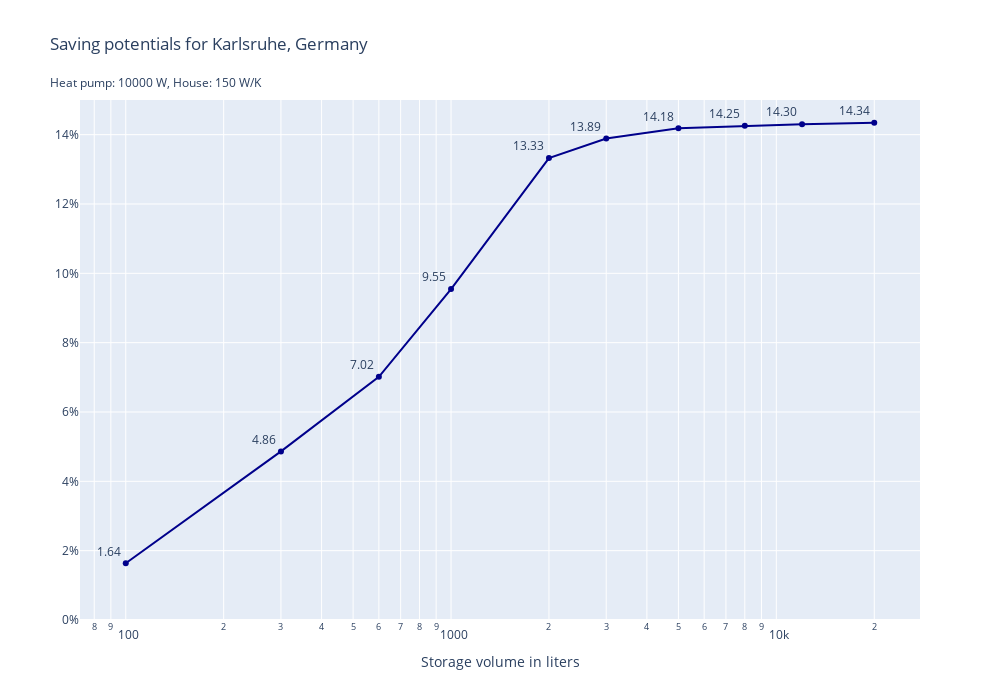

The notebook cell saved with this chart:
### Code cell
for loc in ['Karlsruhe']:
    print('location: ', loc)

    savings = pd.DataFrame(columns=['hp_power', '350', '200', '150'], dtype=object)
    savings.loc[0, 'hp_power'] = 10000
    print(savings.columns)
    for house in [(150, 40)]:
        #print('house: ', house)
        idx = 0

        for heat_pump_power in [10000]:
            #print('hp_power: ', heat_pump_power)

            savings_list = []
            for vol in storage_volumes:
                #print('vol', vol)
                if os.path.isdir(f"results/{loc}"):
                    if os.path.isdir(f"results/{loc}/vol_{int(vol[0])},pow_{int(heat_pump_power)},en_{int(house[0])}"):
                        #print('exists')
                        data = pd.read_csv(
                            f"results/{loc}/vol_{int(vol[0])},pow_{int(heat_pump_power)},en_{int(house[0])}/data_ad_{loc},vol_{int(vol[0])},pow_{int(heat_pump_power)},en_{int(house[0])}.csv",
                            sep=';')
                        save = (1 - data.P_e_opt.sum() / data.energy_needed_elec.sum()) * 100
                        savings_list.append(save)

            if savings_list:
                savings.at[idx, str(house[0])] = savings_list
            idx += 1

    #print(savings)

    savings.dropna(inplace=True, how='all',  axis=1)
    savings.dropna(inplace=True, how='any',  axis=0)
    savings.reset_index(inplace=True, drop=True)
    #fig = make_subplots(savings.shape[0], savings.shape[1] - 1, x_title='Storage volume in liters', subplot_titles=([f'House: {x} W' for x in savings.columns[1:]]), horizontal_spacing=0.05, vertical_spacing=0.05, shared_yaxes=True)

    fig = go.Figure()

    fig.update_layout(showlegend=False)

    fig.add_trace(go.Scatter(x=vols, y=savings.iloc[0, 1], marker=dict(color='darkblue'),text=["%.2f" % member for member in savings.iloc[0,1]],textposition = 'top left', mode='lines+markers+text'))

    #fig['layout']['yaxis']['title'] = f'Heat pump: {savings.hp_power[0]} W'
    fig['layout']['yaxis']['ticksuffix'] = '%'

    fig.update_layout(height=700 * savings.shape[0], width=1000 * (savings.shape[1] - 1) )  # showlegend = False )
    fig.update_yaxes(range=[0, 15])
    fig.update_xaxes(title= 'Storage volume in liters',type="log")#range=[-300, 21000]
    fig.update_layout(
    title=go.layout.Title(
        text=f"Saving potentials for {loc}, Germany <br><br><sup>Heat pump: {savings.hp_power[0]} W, House: {savings.columns[1]} W/K</sup>"))
    fig.write_html(f'thesis_img/{loc}_single_log.html')
    #fig.write_image(f'thesis_img/{loc}.png')
    fig.show()

### Figure 1 — Plotly figure (JSON) as saved in the notebook; plotly's stock layout.template omitted (floating-point values rounded to 4 significant figures)
{"data": [{"marker": {"color": "darkblue"}, "mode": "lines+markers+text", "text": ["1.64", "4.86", "7.02", "9.55", "13.33", "13.89", "14.18", "14.25", "14.30", "14.34"], "textposition": "top left", "x": [100, 300, 600, 1000, 2000, 3000, 5000, 8000, 12000, 20000], "y": [1.635, 4.863, 7.016, 9.547, 13.33, 13.89, 14.18, 14.25, 14.3, 14.34], "type": "scatter"}], "layout": {"showlegend": false, "yaxis": {"ticksuffix": "%", "range": [0, 15]}, "height": 700, "width": 1000, "xaxis": {"title": {"text": "Storage volume in liters"}, "type": "log"}, "title": {"text": "Saving potentials for Karlsruhe, Germany <br><br><sup>Heat pump: 10000 W, House: 150 W/K</sup>"}}}
